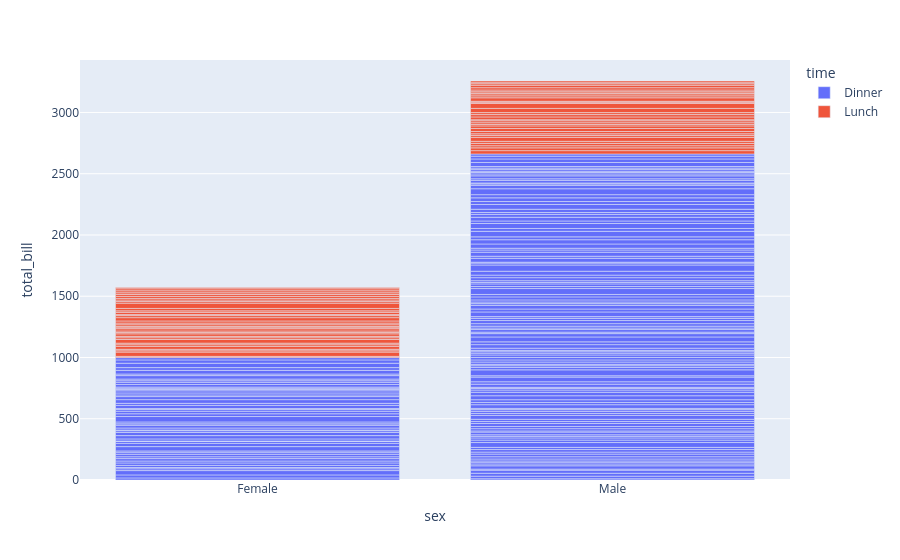

The notebook cell saved with this chart:
### Code cell
df = px.data.tips()
fig = px.bar(df, x="sex", y="total_bill", color='time')
fig.show()

### Figure 1 — Plotly figure (JSON) as saved in the notebook; plotly's stock layout.template omitted (floating-point values rounded to 4 significant figures; data arrays with more than 128 entries replaced by an {"elided": "..."} marker saying what was removed)
{"data": [{"alignmentgroup": "True", "hovertemplate": "time=Dinner<br>sex=%{x}<br>total_bill=%{y}<extra></extra>", "legendgroup": "Dinner", "marker": {"color": "#636efa", "pattern": {"shape": ""}}, "name": "Dinner", "offsetgroup": "Dinner", "orientation": "v", "showlegend": true, "textposition": "auto", "type": "bar", "x": {"elided": "176 str values"}, "xaxis": "x", "y": {"elided": "176 float values"}, "yaxis": "y"}, {"alignmentgroup": "True", "hovertemplate": "time=Lunch<br>sex=%{x}<br>total_bill=%{y}<extra></extra>", "legendgroup": "Lunch", "marker": {"color": "#EF553B", "pattern": {"shape": ""}}, "name": "Lunch", "offsetgroup": "Lunch", "orientation": "v", "showlegend": true, "textposition": "auto", "type": "bar", "x": ["Male", "Male", "Male", "Male", "Male", "Female", "Male", "Male", "Female", "Male", "Male", "Male", "Male", "Female", "Female", "Female", "Male", "Female", "Male", "Male", "Female", "Female", "Male", "Female", "Female", "Male", "Male", "Female", "Female", "Female", "Female", "Female", "Female", "Female", "Male", "Female", "Female", "Male", "Male", "Female", "Female", "Female", "Female", "Female", "Male", "Male", "Female", "Male", "Male", "Male", "Male", "Male", "Female", "Female", "Male", "Male", "Female", "Female", "Female", "Male", "Female", "Male", "Female", "Male", "Female", "Male", "Female", "Female"], "xaxis": "x", "y": [27.2, 22.76, 17.29, 19.44, 16.66, 10.07, 32.68, 15.98, 34.83, 13.03, 18.28, 24.71, 21.16, 10.65, 12.43, 24.08, 11.69, 13.42, 14.26, 15.95, 12.48, 29.8, 8.52, 14.52, 11.38, 22.82, 19.08, 20.27, 11.17, 12.26, 18.26, 8.51, 10.33, 14.15, 16, 13.16, 17.47, 34.3, 41.19, 27.05, 16.43, 8.35, 18.64, 11.87, 9.78, 7.51, 19.81, 28.44, 15.48, 16.58, 7.56, 10.34, 43.11, 13, 13.51, 18.71, 12.74, 13, 16.4, 20.53, 16.47, 12.16, 13.42, 8.58, 15.98, 13.42, 16.27, 10.09], "yaxis": "y"}], "layout": {"barmode": "relative", "legend": {"title": {"text": "time"}, "tracegroupgap": 0}, "margin": {"t": 60}, "xaxis": {"anchor": "y", "domain": [0, 1], "title": {"text": "sex"}}, "yaxis": {"anchor": "x", "domain": [0, 1], "title": {"text": "total_bill"}}}}
